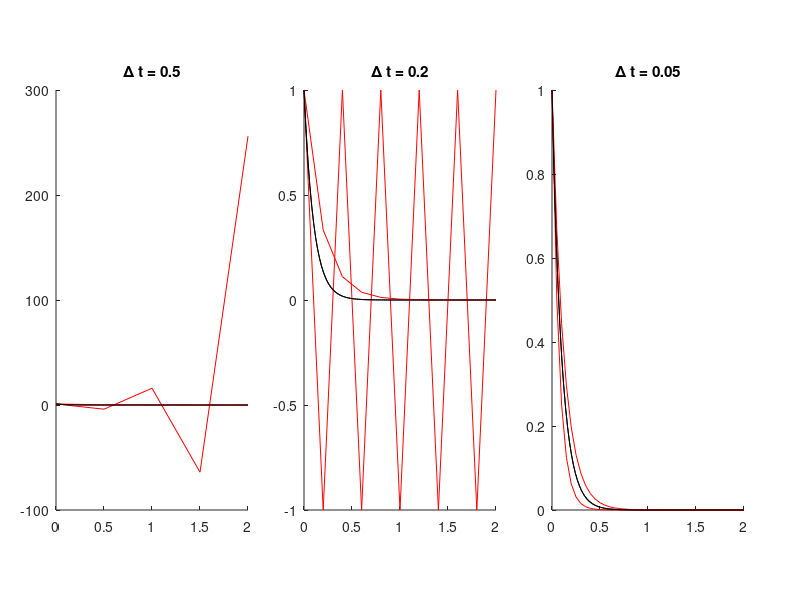

MATLAB code to generate this figure: (Note: this script raises an error after producing the figure.)
%% 3 explicit
clear;
fun = @(x)exp(-10*x);
x = linspace(0,2);

y(1) = 1;
steps_y = [1/2 1/5 1/20];
titles_y = {'\Delta t = 0.5', '\Delta t = 0.2', '\Delta t = 0.05'};
pos_y = [[0.07 0.15 0.24 0.7]; [0.38 0.15 0.24 0.7]; [0.69 0.15 0.24 0.7]];
for a=1:3
    step_y = steps_y(a);
    N_y = 2/step_y;
    
    for n=1:N_y
        y(n+1)= y(n)+step_y*(-10*y(n));
        x_y(n+1)=n*step_y;
    end
    
    subplot('Position',pos_y(a,:))
    hold on;
    plot(x_y,y, 'r')
    plot(x, fun(x), 'color', 'black');
    title(titles_y(a))
    hold off;
end

%% 3 implicit
clear;
fun = @(x)exp(-10*x);
x = linspace(0,2);

y(1) = 1;
steps_y = [1/2 1/5 1/20];
titles_y = {'\Delta t = 0.5', '\Delta t = 0.2', '\Delta t = 0.05'};
pos_y = [[0.07 0.15 0.24 0.7]; [0.38 0.15 0.24 0.7]; [0.69 0.15 0.24 0.7]];
for a=1:3
    step_y = steps_y(a);
    N_y = 2/step_y;
    
    for n=1:N_y
        y(n+1)= y(n)/(1+10*step_y);
        x_y(n+1)=n*step_y;
    end
    
    subplot('Position',pos_y(a,:))
    hold on;
    plot(x_y,y, 'r')
    plot(x, fun(x), 'color', 'black');
    title(titles_y(a))
    hold off;
end

%% 4
clear;

tstart = 0;
tend = 100;
n = 1000;
tspan = [0 100];

xinit = [1;0;0];

[t1,x1] = ode45(@Integrator, tspan, xinit);
[t2,x2] = ode15s(@Integrator, tspan, xinit)
%plot3(x(:,1), x(:,2), x(:,3))
subplot(2,1,1);
hold on;
plot(t1, x1(:,1));
plot(t1, x1(:,2));
plot(t1, x1(:,3));
title('Solution using ode45');
legend({'C_A', 'C_B', 'C_C'})
subplot(2,1,2);

hold on;
plot(t2, x2(:,1));
plot(t2, x2(:,2));
plot(t2, x2(:,3));
legend({'C_A', 'C_B', 'C_C'})
title('Solution using ode15s');